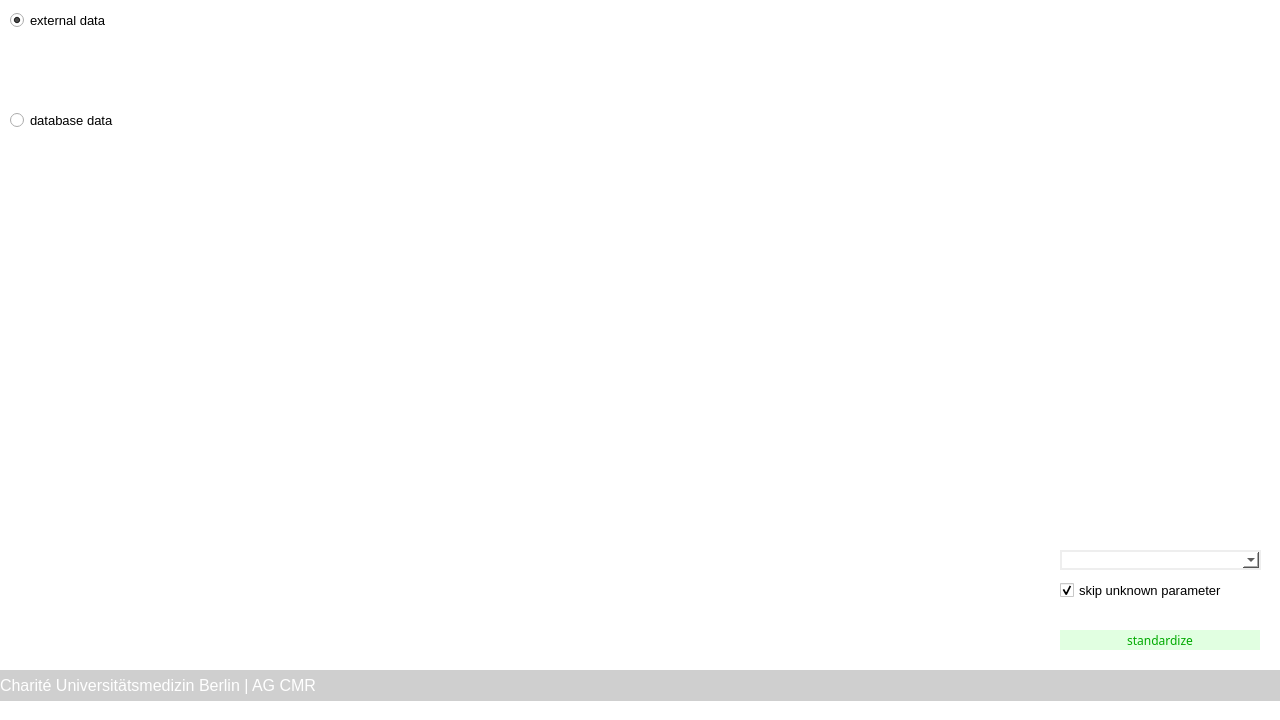
<?xml version="1.0" encoding="UTF-8"?>
<ui version="4.0">
 <class>MainWindow</class>
 <widget class="QMainWindow" name="MainWindow">
  <property name="geometry">
   <rect>
    <x>0</x>
    <y>0</y>
    <width>1280</width>
    <height>720</height>
   </rect>
  </property>
  <property name="cursor">
   <cursorShape>ArrowCursor</cursorShape>
  </property>
  <property name="windowTitle">
   <string>MARISSA - Standardize</string>
  </property>
  <property name="windowOpacity">
   <double>1.000000000000000</double>
  </property>
  <widget class="QWidget" name="centralwidget">
   <property name="styleSheet">
    <string notr="true">background-color: rgb(255, 255, 255);</string>
   </property>
   <widget class="QLabel" name="label_6">
    <property name="geometry">
     <rect>
      <x>0</x>
      <y>670</y>
      <width>1281</width>
      <height>31</height>
     </rect>
    </property>
    <property name="font">
     <font>
      <family>Arial</family>
      <pointsize>12</pointsize>
      <weight>9</weight>
      <italic>false</italic>
      <bold>false</bold>
     </font>
    </property>
    <property name="styleSheet">
     <string notr="true">color: rgb(255, 255, 255);
background-color: rgb(207, 207, 207);
font: 75 12pt &quot;Arial&quot;;</string>
    </property>
    <property name="text">
     <string>Charité Universitätsmedizin Berlin | AG CMR</string>
    </property>
    <property name="alignment">
     <set>Qt::AlignLeading|Qt::AlignLeft|Qt::AlignVCenter</set>
    </property>
    <property name="wordWrap">
     <bool>true</bool>
    </property>
   </widget>
   <widget class="QPushButton" name="btn_icon_new_standardize">
    <property name="geometry">
     <rect>
      <x>1060</x>
      <y>630</y>
      <width>200</width>
      <height>20</height>
     </rect>
    </property>
    <property name="font">
     <font>
      <family>Arial Nova</family>
      <weight>50</weight>
      <bold>false</bold>
     </font>
    </property>
    <property name="styleSheet">
     <string notr="true">QPushButton
{
color: rgb(0, 170, 0);
background-color: rgb(225, 255, 225);
border: 0px;
}

QPushButton::pressed
{
color: rgb(0, 170, 0);
background-color: rgb(225, 255, 225);
border: 0px;
}

QPushButton::hover
{
color: rgb(225, 255, 225);
background-color: rgb(0, 170, 0);
border: 0px;
font-weight: bold;
}
</string>
    </property>
    <property name="text">
     <string>standardize</string>
    </property>
   </widget>
   <widget class="QComboBox" name="opt_segmentation">
    <property name="geometry">
     <rect>
      <x>1060</x>
      <y>110</y>
      <width>201</width>
      <height>20</height>
     </rect>
    </property>
    <property name="styleSheet">
     <string notr="true">border-color: rgb(238, 238, 238);
border-width : 2px;
border-style:solid;</string>
    </property>
   </widget>
   <widget class="QPushButton" name="btn_data_sql">
    <property name="geometry">
     <rect>
      <x>840</x>
      <y>110</y>
      <width>200</width>
      <height>21</height>
     </rect>
    </property>
    <property name="font">
     <font>
      <family>Arial Nova</family>
      <pointsize>10</pointsize>
      <weight>50</weight>
      <bold>false</bold>
     </font>
    </property>
    <property name="styleSheet">
     <string notr="true">QPushButton
{
color: rgb(0, 0, 255);
background-color: rgb(155, 202, 255);
border: 0px;
}

QPushButton::pressed
{
color: rgb(0, 0, 255);
background-color: rgb(155, 202, 255);
border: 0px;
}

QPushButton::hover
{
color: rgb(155, 202, 255);
background-color: rgb(0, 0, 255);
border: 0px;
font-weight: bold;
}</string>
    </property>
    <property name="text">
     <string>select SQL</string>
    </property>
   </widget>
   <widget class="QLabel" name="label_8">
    <property name="geometry">
     <rect>
      <x>200</x>
      <y>110</y>
      <width>611</width>
      <height>20</height>
     </rect>
    </property>
    <property name="font">
     <font>
      <pointsize>10</pointsize>
     </font>
    </property>
    <property name="styleSheet">
     <string notr="true">color: rgb(0, 0, 255);
border: 0px;</string>
    </property>
    <property name="text">
     <string>SELECT SOPInstanceUID FROM tbl_data WHERE</string>
    </property>
   </widget>
   <widget class="QRadioButton" name="rb_extern">
    <property name="geometry">
     <rect>
      <x>10</x>
      <y>10</y>
      <width>181</width>
      <height>20</height>
     </rect>
    </property>
    <property name="font">
     <font>
      <pointsize>10</pointsize>
     </font>
    </property>
    <property name="text">
     <string>external data</string>
    </property>
    <property name="checked">
     <bool>true</bool>
    </property>
    <property name="autoExclusive">
     <bool>false</bool>
    </property>
   </widget>
   <widget class="QRadioButton" name="rb_intern">
    <property name="geometry">
     <rect>
      <x>10</x>
      <y>110</y>
      <width>171</width>
      <height>20</height>
     </rect>
    </property>
    <property name="font">
     <font>
      <pointsize>10</pointsize>
     </font>
    </property>
    <property name="text">
     <string>database data</string>
    </property>
    <property name="autoExclusive">
     <bool>false</bool>
    </property>
   </widget>
   <widget class="QTextEdit" name="txt_data_where">
    <property name="geometry">
     <rect>
      <x>200</x>
      <y>140</y>
      <width>1061</width>
      <height>71</height>
     </rect>
    </property>
    <property name="font">
     <font>
      <pointsize>10</pointsize>
     </font>
    </property>
    <property name="html">
     <string>&lt;!DOCTYPE HTML PUBLIC &quot;-//W3C//DTD HTML 4.0//EN&quot; &quot;http://www.w3.org/TR/REC-html40/strict.dtd&quot;&gt;
&lt;html&gt;&lt;head&gt;&lt;meta name=&quot;qrichtext&quot; content=&quot;1&quot; /&gt;&lt;style type=&quot;text/css&quot;&gt;
p, li { white-space: pre-wrap; }
&lt;/style&gt;&lt;/head&gt;&lt;body style=&quot; font-family:'MS Shell Dlg 2'; font-size:10pt; font-weight:400; font-style:normal;&quot;&gt;
&lt;p style=&quot; margin-top:0px; margin-bottom:0px; margin-left:0px; margin-right:0px; -qt-block-indent:0; text-indent:0px;&quot;&gt;LIMIT 100&lt;/p&gt;&lt;/body&gt;&lt;/html&gt;</string>
    </property>
   </widget>
   <widget class="QLabel" name="txt_path_dicom">
    <property name="geometry">
     <rect>
      <x>450</x>
      <y>10</y>
      <width>811</width>
      <height>20</height>
     </rect>
    </property>
    <property name="font">
     <font>
      <pointsize>10</pointsize>
     </font>
    </property>
    <property name="styleSheet">
     <string notr="true">border-color: rgb(238, 238, 238);
border-width : 2px;
border-style:solid;</string>
    </property>
    <property name="text">
     <string/>
    </property>
   </widget>
   <widget class="QLabel" name="label_2">
    <property name="geometry">
     <rect>
      <x>200</x>
      <y>10</y>
      <width>91</width>
      <height>20</height>
     </rect>
    </property>
    <property name="font">
     <font>
      <pointsize>10</pointsize>
     </font>
    </property>
    <property name="styleSheet">
     <string notr="true"/>
    </property>
    <property name="text">
     <string>Dicom</string>
    </property>
   </widget>
   <widget class="QLabel" name="label_3">
    <property name="geometry">
     <rect>
      <x>200</x>
      <y>50</y>
      <width>91</width>
      <height>20</height>
     </rect>
    </property>
    <property name="font">
     <font>
      <pointsize>10</pointsize>
     </font>
    </property>
    <property name="styleSheet">
     <string notr="true"/>
    </property>
    <property name="text">
     <string>Segmentation</string>
    </property>
   </widget>
   <widget class="QRadioButton" name="rb_numpy">
    <property name="geometry">
     <rect>
      <x>300</x>
      <y>40</y>
      <width>131</width>
      <height>20</height>
     </rect>
    </property>
    <property name="font">
     <font>
      <pointsize>10</pointsize>
     </font>
    </property>
    <property name="text">
     <string>numpy (.npy)</string>
    </property>
    <property name="checked">
     <bool>true</bool>
    </property>
    <property name="autoExclusive">
     <bool>false</bool>
    </property>
   </widget>
   <widget class="QRadioButton" name="rb_pickle">
    <property name="geometry">
     <rect>
      <x>300</x>
      <y>60</y>
      <width>131</width>
      <height>20</height>
     </rect>
    </property>
    <property name="font">
     <font>
      <pointsize>10</pointsize>
     </font>
    </property>
    <property name="text">
     <string>pickle</string>
    </property>
    <property name="autoExclusive">
     <bool>false</bool>
    </property>
   </widget>
   <widget class="QLabel" name="txt_path_segmentation">
    <property name="geometry">
     <rect>
      <x>450</x>
      <y>50</y>
      <width>811</width>
      <height>20</height>
     </rect>
    </property>
    <property name="font">
     <font>
      <pointsize>10</pointsize>
     </font>
    </property>
    <property name="styleSheet">
     <string notr="true">border-color: rgb(238, 238, 238);
border-width : 2px;
border-style:solid;</string>
    </property>
    <property name="text">
     <string/>
    </property>
   </widget>
   <widget class="QComboBox" name="opt_setup">
    <property name="geometry">
     <rect>
      <x>1060</x>
      <y>550</y>
      <width>201</width>
      <height>20</height>
     </rect>
    </property>
    <property name="styleSheet">
     <string notr="true">border-color: rgb(238, 238, 238);
border-width : 2px;
border-style:solid;</string>
    </property>
   </widget>
   <widget class="QCheckBox" name="cb_skip_unknown">
    <property name="geometry">
     <rect>
      <x>1060</x>
      <y>580</y>
      <width>201</width>
      <height>20</height>
     </rect>
    </property>
    <property name="font">
     <font>
      <pointsize>10</pointsize>
     </font>
    </property>
    <property name="text">
     <string>skip unknown parameter</string>
    </property>
    <property name="checked">
     <bool>true</bool>
    </property>
   </widget>
   <widget class="QLabel" name="lbl_hide_internal">
    <property name="geometry">
     <rect>
      <x>190</x>
      <y>105</y>
      <width>1071</width>
      <height>421</height>
     </rect>
    </property>
    <property name="text">
     <string/>
    </property>
   </widget>
   <widget class="QLabel" name="lbl_hide_external">
    <property name="geometry">
     <rect>
      <x>200</x>
      <y>0</y>
      <width>1061</width>
      <height>81</height>
     </rect>
    </property>
    <property name="text">
     <string/>
    </property>
   </widget>
   <widget class="QTableWidget" name="tbl_data">
    <property name="geometry">
     <rect>
      <x>200</x>
      <y>220</y>
      <width>1061</width>
      <height>301</height>
     </rect>
    </property>
    <property name="font">
     <font>
      <pointsize>9</pointsize>
     </font>
    </property>
    <property name="editTriggers">
     <set>QAbstractItemView::NoEditTriggers</set>
    </property>
    <property name="selectionMode">
     <enum>QAbstractItemView::NoSelection</enum>
    </property>
    <property name="selectionBehavior">
     <enum>QAbstractItemView::SelectRows</enum>
    </property>
   </widget>
   <zorder>label_6</zorder>
   <zorder>btn_icon_new_standardize</zorder>
   <zorder>opt_segmentation</zorder>
   <zorder>btn_data_sql</zorder>
   <zorder>label_8</zorder>
   <zorder>rb_extern</zorder>
   <zorder>rb_intern</zorder>
   <zorder>txt_data_where</zorder>
   <zorder>txt_path_dicom</zorder>
   <zorder>label_2</zorder>
   <zorder>label_3</zorder>
   <zorder>rb_numpy</zorder>
   <zorder>rb_pickle</zorder>
   <zorder>txt_path_segmentation</zorder>
   <zorder>opt_setup</zorder>
   <zorder>cb_skip_unknown</zorder>
   <zorder>lbl_hide_external</zorder>
   <zorder>tbl_data</zorder>
   <zorder>lbl_hide_internal</zorder>
  </widget>
 </widget>
 <resources/>
 <connections/>
</ui>
